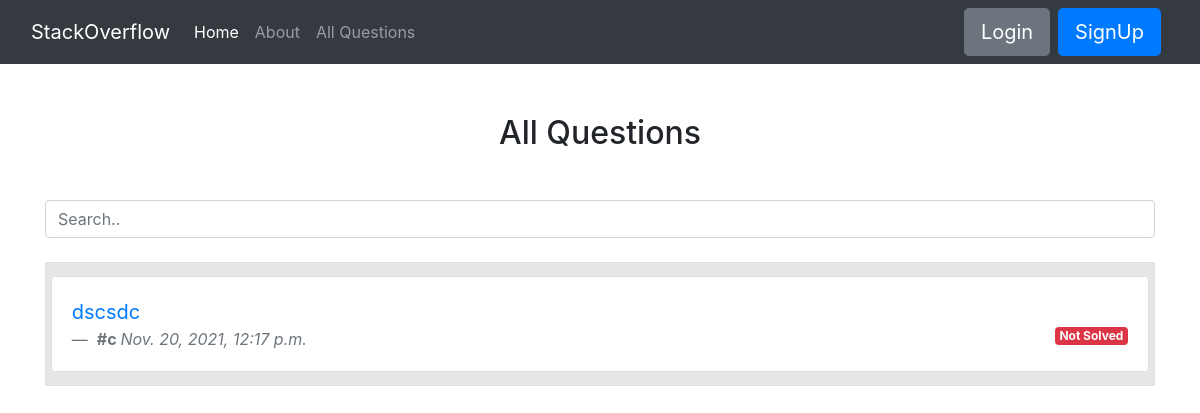
The page /viewQuestion/ on the database as committed earlier.
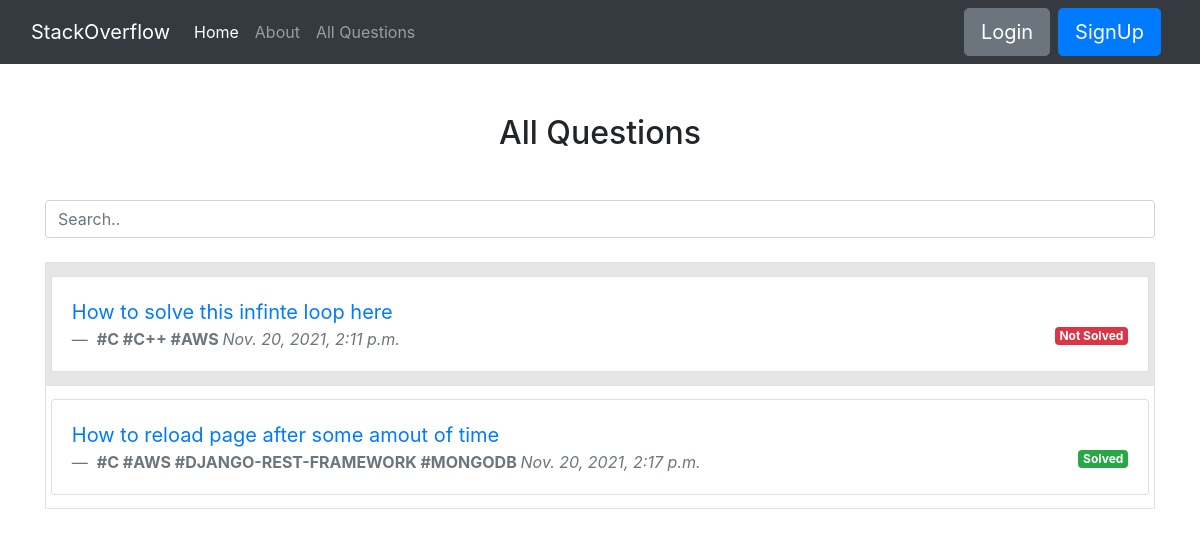
The same page on the database as committed later.
### questionsApp/models.py (models this page shows, shortened)
class Question(models.Model):
    question_id = models.AutoField(primary_key=True)
    question_author = models.ForeignKey(User, on_delete=models.CASCADE)
    question_title = models.CharField(max_length=100, default="")
    question_body = RichTextField(blank=True, null=True)
    created_at = models.DateTimeField(auto_now=True)
    question_status = models.CharField(max_length=20,
                                       choices=STATUS_CHOICES,
                                       default="Not Solved")
    question_tags = models.ManyToManyField(Tags)

class Tags(models.Model):
    tag_id = models.AutoField(primary_key=True)
    tag_name = models.CharField(max_length=30)
    def __str__(self):
        return self.tag_name

### questionsApp/views.py (the view)
# urls.py: path('viewQuestion/', views.viewQuestion, name='viewQuestion'),
def viewQuestion(request):
    viewQuestions = Question.objects.all()
    context = {'viewQuestions': viewQuestions}
    return render(request, 'QuestionsFolder/viewQuestion.html', context)

### questionsApp/templates/QuestionsFolder/viewQuestion.html (shortened to what this page needs)
{%extends 'baseNavigation.html'%}
{% block body%}
<div class="container" style="margin-top: 50px;">
    <h2 class="text-center">All Questions<h2>
</div>
<div class="container my-5">
    <input class="form-control" id="myInput" type="text" placeholder="Search..">
    <br>
    <table id="myTable" class="table table-striped table-bordered table-sm" cellspacing="0" width="100%">
        <tbody>
            {% for i in viewQuestions %}
            <tr>
                <td>
                    <div class="card my-2">
                        <div class="card-body">
                            <blockquote class="blockquote mb-0">
                                <p>
                                    <a href="detailviewQuestion/{{i.question_id}}">
                                        {{i.question_title}}</a>
                                </p>
                                <footer class="blockquote-footer"> {% for area in i.question_tags.all %}<b>#{{ area }}
                                    </b>{% endfor %}
                                    <cite title="time">
                                        {{i.created_at}}
                                    </cite>
                                    <span>
                                        {% if i.question_status == 'Not Solved' %}
                                        <span class="badge badge-danger float-right">{{i.question_status}}</span>
                                        {% else %}
                                        <span class="badge badge-success float-right">{{i.question_status}}</span>
                                        {% endif %}
                                    </span>
                                </footer>
                            </blockquote>
                        </div>
                    </div>
                </td>
            </tr>
            {%endfor%}
        </tbody>
    </table>
    {% endblock %}

Rows that differ between the two databases and show on the page:
removed Question: question_title "dscsdc", created_at "Nov. 20, 2021, 12:17 p.m.", question_status "Not Solved", Tags (tag_name "c")
added Question: question_title "How to solve this infinte loop here", created_at "Nov. 20, 2021, 2:11 p.m.", question_status "Not Solved", Tags (tag_name "C")
changed Question "Not Solved": gains Tags (tag_name "C++")
now on this page (row unchanged): Tags: tag_name "AWS"
added Question: question_title "How to reload page after some amout of time", created_at "Nov. 20, 2021, 2:17 p.m.", question_status "Solved", Tags (tag_name "C")
added Tags: tag_name "DJANGO-REST-FRAMEWORK", shown under "How to reload page after some amout of time"
added Tags: tag_name "MONGODB", shown under "How to reload page after some amout of time"
